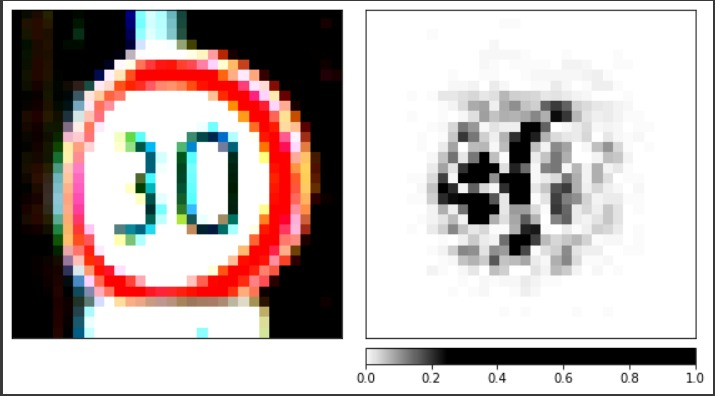
#> input picture web/src/Components/Infer/index_image.jpeg, 715 x 396 px
$ python -i aug.py   (imports and definitions only)
#> lines starting #> are read from the running program, lines starting #| are printed output that depends on the picture
#> further down, picture is the input picture: shape (396, 715, 3); mean B, G, R 177.6, 179.6, 189.9
import cv2 as cv2
import numpy as np
import matplotlib.pyplot as plt
import random
import math
from PIL import ImageEnhance
from scipy import ndimage
from skimage.transform import warp, AffineTransform
from skimage import data

###################### Resize ##########################

def resize(image,n):
	return cv2.resize(image,(n,n))

###################### Contrast ########################

def random_contrast(image):
	x = int(np.random.rand()*5)
	return x*image

###################### Rotate ##########################

def rotate(image):
	x = np.random.rand()*15
	return ndimage.rotate(image,x)

###################### Affine transform ################

# [55 lines left out: functions affine_shear, affine_translate, hls, hue, lightness, saturation, not called in this run]

#######################################################

err_not_np_img= "not a numpy array or list of numpy array"
err_img_arr_empty="Image array is empty"
err_row_zero="No. of rows can't be <=0"
err_column_zero="No. of columns can't be <=0"
err_invalid_size="Not a valid size tuple (x,y)"
err_caption_array_count="Caption array length doesn't matches the image array length"

def is_numpy_array(x):

    return isinstance(x, np.ndarray)
def is_tuple(x):
    return type(x) is tuple
def is_list(x):
    return type(x) is list
def is_numeric(x):
    return type(x) is int
# [5 lines left out: function is_numeric_list_or_tuple, not called in this run]

err_brightness_coeff="brightness coeff can only be between 0.0 to 1.0"
err_darkness_coeff="darkness coeff can only be between 0.0 to 1.0"

# [47 lines left out: functions change_light, verify_image, random_brightness, rgb, not called in this run]

################################################################

err_snow_coeff="Snow coeff can only be between 0 and 1"
# [32 lines left out: functions snow_process, add_snow, not called in this run]


##################################################################


err_rain_slant="Numeric value between -20 and 20 is allowed"
err_rain_width="Width value between 1 and 5 is allowed"
err_rain_length="Length value between 0 and 100 is allowed"
# [65 lines left out: functions generate_random_lines, rain_process, add_rain, not called in this run]


#################################################################


err_fog_coeff="Fog coeff can only be between 0 and 1"
# [61 lines left out: functions add_blur, generate_random_blur_coordinates, add_fog, not called in this run]


#######################################################################

err_flare_circle_count="Numeric value between 0 and 20 is allowed"
# [76 lines left out: functions flare_source, add_sun_flare_line, add_sun_process, add_sun_flare, not called in this run]

############################################################################


err_speed_coeff="Speed coeff can only be between 0 and 1"
# [121 lines left out: functions apply_motion_blur, add_speed, autumn_process, add_autumn, fliph, flipv and 1 more, not called in this run]


def exposure_process(image):
    image= np.copy(image)
    img_yuv = cv2.cvtColor(image, cv2.COLOR_BGR2YUV)
#> img_yuv: shape (396, 715, 3); mean of channels 0, 1, 2 182.5, 125.6, 134
    clahe = cv2.createCLAHE(clipLimit=2.0, tileGridSize=(4,4))
    ones= np.ones(img_yuv[:,:,0].shape)
    ones[img_yuv[:,:,0]>150]= 0.85
    img_yuv[:,:,0]= img_yuv[:,:,0]*ones
#> img_yuv: shape (396, 715, 3); mean of channels 0, 1, 2 156.3, 125.6, 134

    img_yuv[:,:,0] = clahe.apply(img_yuv[:,:,0])
#> img_yuv: shape (396, 715, 3); mean of channels 0, 1, 2 163.5, 125.6, 134
    img_yuv[:,:,0] = cv2.equalizeHist(img_yuv[:,:,0])
#> img_yuv: shape (396, 715, 3); mean of channels 0, 1, 2 130.7, 125.6, 134
    img_yuv[:,:,0] = clahe.apply(img_yuv[:,:,0])
#> img_yuv: shape (396, 715, 3); mean of channels 0, 1, 2 141, 125.6, 134

    image_res = cv2.cvtColor(img_yuv, cv2.COLOR_YUV2BGR)
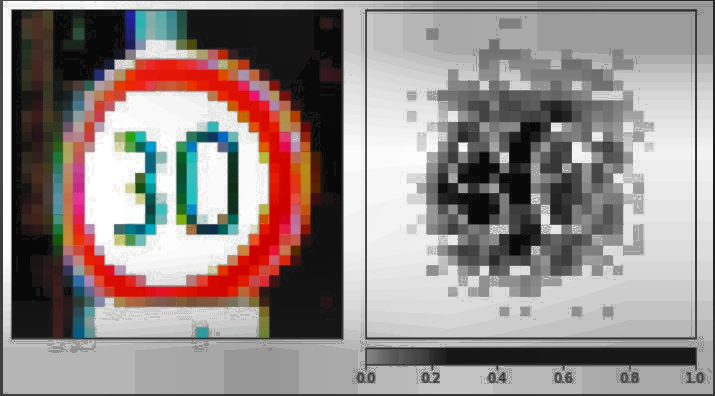
#> image_res: shape (396, 715, 3); mean B, G, R 136.3, 138.4, 147.8
    image_res= cv2.fastNlMeansDenoisingColored(image_res,None,3,3,7,21)
    return image_res

# [10 lines left out: function correct_exposure, not called in this run]

err_aug_type='wrong augmentation function is defined'
err_aug_list_type='aug_types should be a list of string function names'
err_aug_volume='volume type can only be "same" or "expand"'
# [40 lines left out: function augment_random, not called in this run]

>>> import cv2
>>> picture = cv2.imread('../web/src/Components/Infer/index_image.jpeg')
>>> result = exposure_process(picture)
